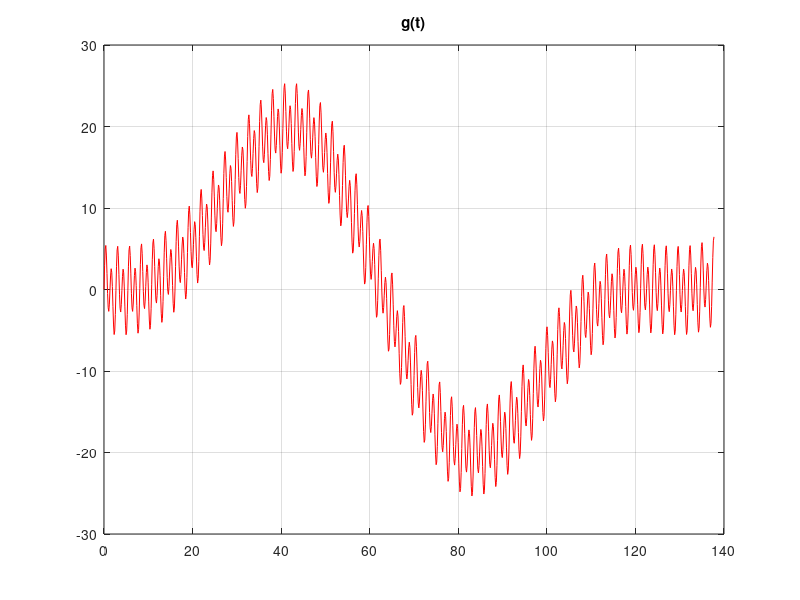
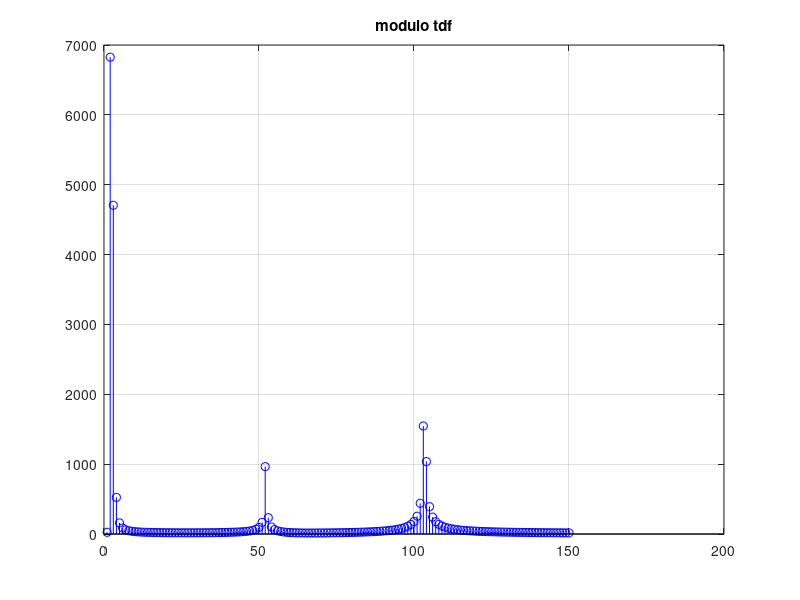
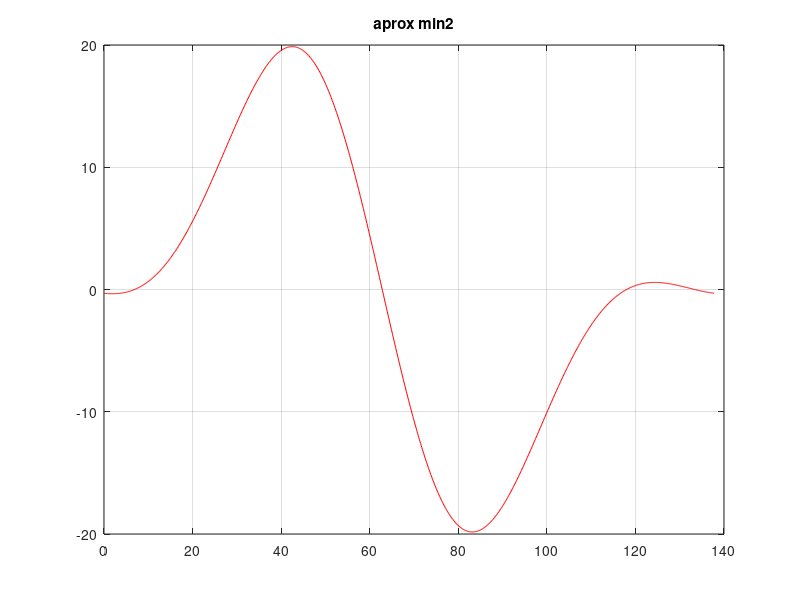
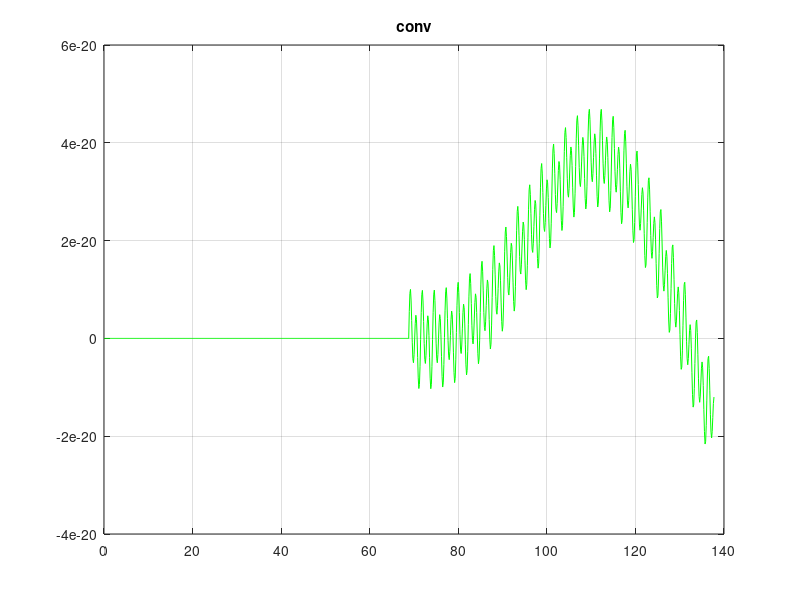

Here is the MATLAB script that generated these plots, in order:


function parcial2
    clc,clear
    Dt = 0.13464;
    A1 = 1/6;

    g = load("parcial_2_3k10_T1.txt");
    N = length(g);

    % f discreta

    for j=1:N
        t(j) = (j-1)*Dt;
    endfor

    figure(1)
    plot(t,g,'r-')
    grid on
    title('g(t)')

    tg_max = 0;
    g_max = 0;
    for j=1:N/2
        if g(j) > g_max
            tg_max = t(j);
            g_max = g(j);
        endif
    endfor
    tg_max,g_max

    % tdf

    G_tdf = fft(g,N);

    for k=1:N
        G_tdf_mod(k) = abs(G_tdf(k));
    endfor

    G_tdf_MAX = max(G_tdf_mod)

    figure(2)
    stem(G_tdf_mod(1:150),'bo-')
    grid on
    title('modulo tdf')

    G_tdf_kc=0;
    kc=0;
    for k=1:10
        if G_tdf_mod(k) > (0.1 * G_tdf_MAX)
            G_tdf_kc = G_tdf_mod(k);
            kc = k;
        endif
    endfor
    G_tdf_kc,kc

    % min2
    m=3;
    Tp = Dt*N;
    Dw = (2*pi)/Tp;
    w0 = (2*pi)/N;

    FI = zeros(N,m*2+1);

    FI(:, 1) = 1;
    for k=1:m
        for j=1:N
            FI(j,2*k)=cos(k*w0*(j-1));
            FI(j,2*k+1)=sin(k*w0*(j-1));
        endfor
    endfor

    D = diag(diag(FI'*FI));
    b = FI' * g;

    a=zeros(m*2+1,1);
    for k = 1:(2 * m) + 1
        a(k, 1) = b(k) / D(k, k);
    end

    Pa = FI*a;

    tPa_max=0;
    Pa_max=0;
    for i=1:(N/2)
        if(Pa(i)>Pa_max)
            Pa_max = Pa(i);
            tPa_max = t(i);
        endif
    endfor
    tPa_max,Pa_max

    figure(3)
    plot(t,Pa,'r-')
    grid on
    title('aprox min2')

    % convolucion

    kc = 7;
    Tp = Dt*N;
    Dw = (2*pi)/Tp;
    p=kc*Dw;

    for j=1:N
        hn(i)=A1*exp((-p)*t(j));
    endfor
    yc=Dt*conv(hn,g);

    figure(4)
    plot(t,yc(1:N),'g')
    grid on
    title('conv')

    tyc_max=0;
    yc_max=0;
    for j=1:N/2
        if yc(j) > yc_max
            tyc_max = t(j);
            yc_max = yc(j);
        endif
    endfor
    tyc_max,yc_max

    % grafica en conjunto

    figure(5)
    plot(t,g,'r',t,yc(1:N),'g',t,Pa,'b')
    grid on
    title('comparaciòn')


endfunction
